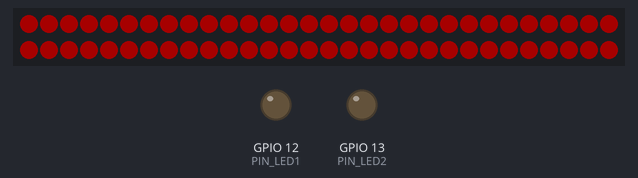
Bench run of a program on a simulated ESP32-C3. Parts: 60 RGB LEDs in strip order, left to right, continuing on the next row, output pins drawn as LEDs (lit = HIGH). Dim RGB values are drawn brighter than linear.

Above: at 0.1 s.
At 1.1 s:
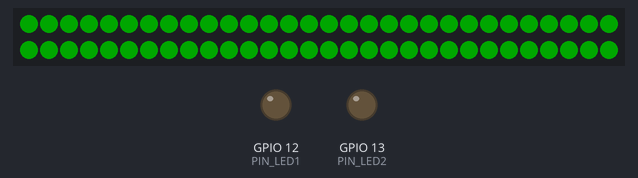
At 2.1 s:
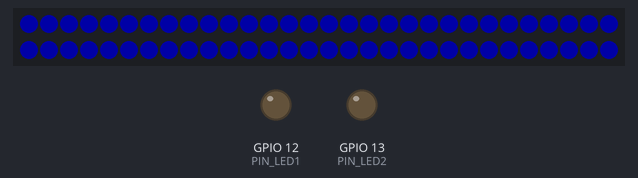
At 3.1 s:
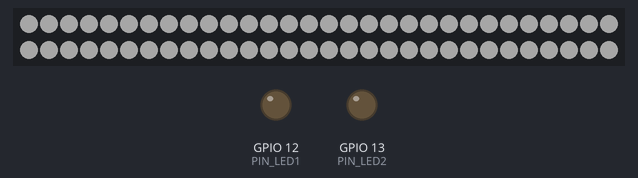

The program:

main.cpp
```cpp
#include <Adafruit_NeoPixel.h>
#include <Arduino.h>

#define PIN_LED1 12
#define PIN_LED2 13

// Matrix Data PIN
#define PIN_PIXS 9
#define PIX_NUM 60

Adafruit_NeoPixel pixels(PIX_NUM, PIN_PIXS, NEO_GRB + NEO_KHZ800);

void inline initBoard() {
  pinMode(PIN_LED1, OUTPUT);
  pinMode(PIN_LED2, OUTPUT);
  digitalWrite(PIN_LED1, LOW);
  digitalWrite(PIN_LED2, LOW);
  pixels.begin();
  pixels.setBrightness(40);
  pixels.clear();
}

void inline pixelsCheck() {
  pixels.fill(0xFF0000, 0, 60);
  pixels.show();
  sleep(1);
  pixels.fill(0xFF00, 0, 60);
  pixels.show();
  sleep(1);
  pixels.fill(0xFF, 0, 60);
  pixels.show();
  sleep(1);
  pixels.fill(0xFFFFFF, 0, 60);
  pixels.show();
  sleep(1);
  pixels.clear();
}

void setup() {
  initBoard();
  pixelsCheck();
}

void loop() {
  for (uint16_t i = 0; i < 65536; i += 60) {
    pixels.rainbow(i, 1, 255, 255);
    pixels.show();
  }
}
```

Measured:
- what the display in image 1 shows lasts 1.0 s, from 1.0 s to 2.0 s
